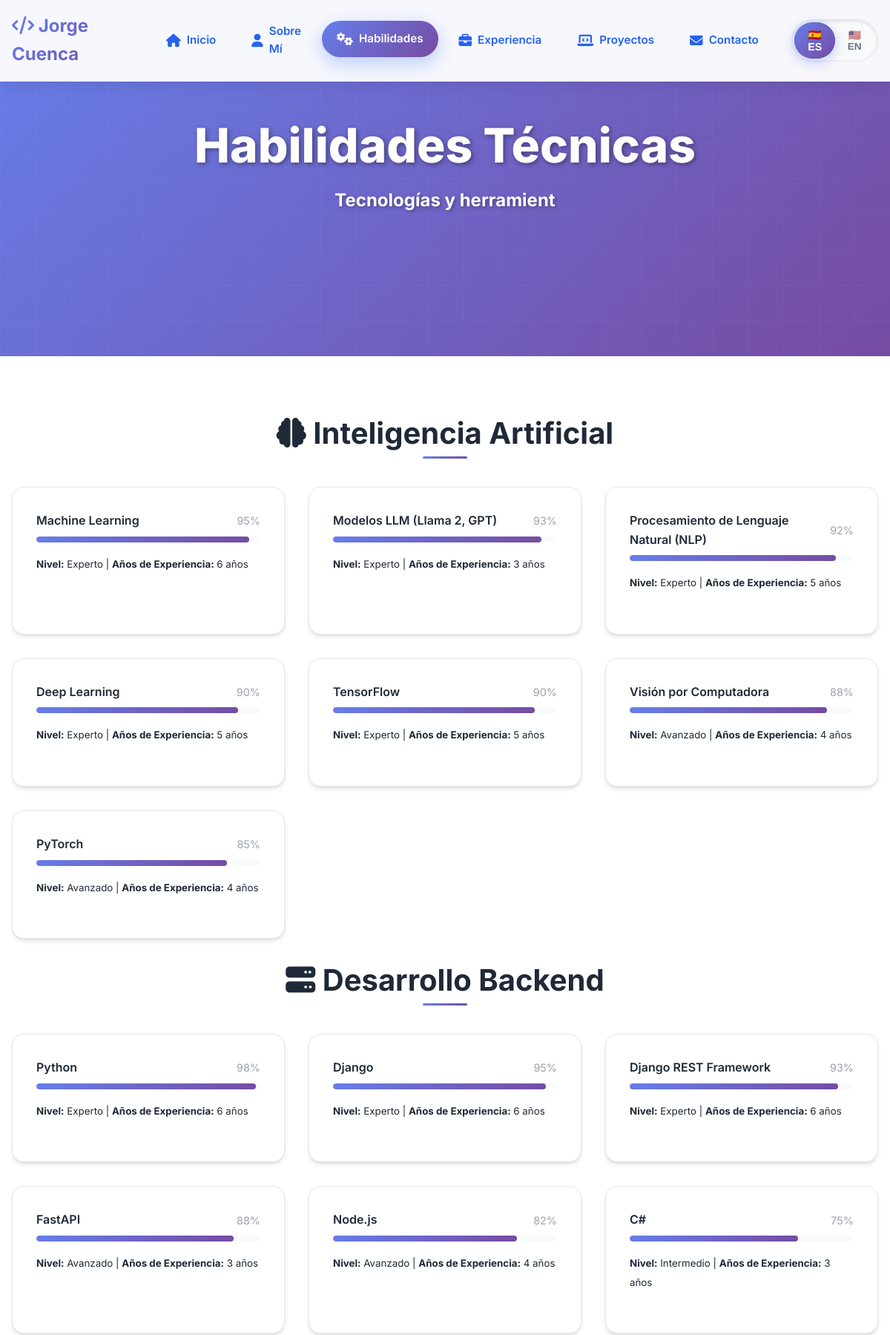
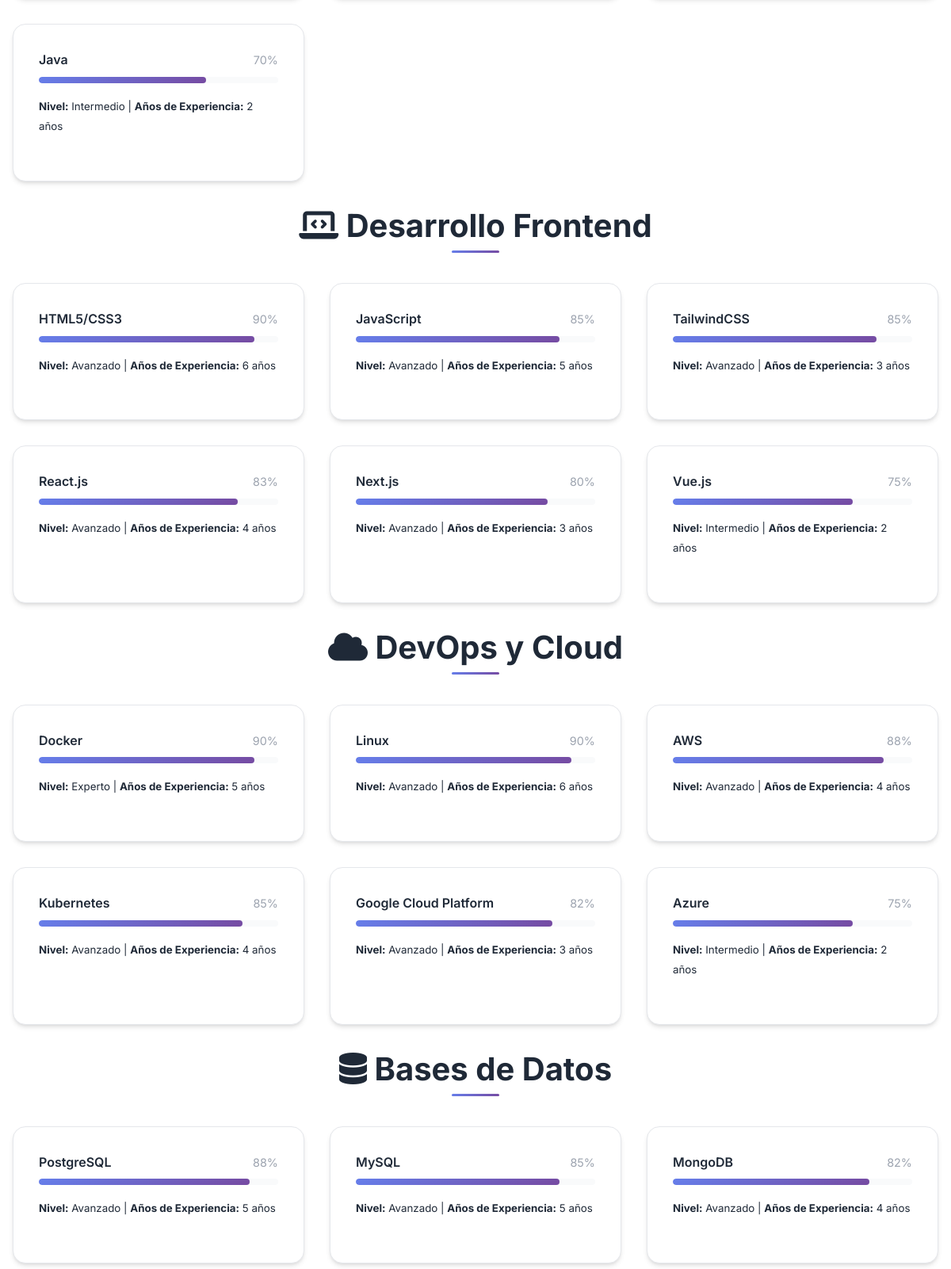
Screenshot of /habilidades/ (upper part) with the database file from the repository (2 pictures, top to bottom).
### portfolio/models.py (models this page shows, shortened)
class CategoriaHabilidad(models.Model):
    nombre = models.CharField(max_length=100)
    icono = models.CharField(max_length=50, blank=True)  # Para iconos CSS/FontAwesome
    orden = models.IntegerField(default=0)
    class Meta:
        verbose_name = "Categoría de Habilidad"
        verbose_name_plural = "Categorías de Habilidades"
        ordering = ['orden']

class Habilidad(models.Model):
    NIVEL_CHOICES = [
        ('basico', 'Básico'),
        ('intermedio', 'Intermedio'),
        ('avanzado', 'Avanzado'),
        ('experto', 'Experto'),
    ]
    perfil = models.ForeignKey(Perfil, on_delete=models.CASCADE, related_name='habilidades')
    categoria = models.ForeignKey(CategoriaHabilidad, on_delete=models.CASCADE, related_name='habilidades')
    nombre = models.CharField(max_length=100)
    nivel = models.CharField(max_length=20, choices=NIVEL_CHOICES)
    porcentaje = models.IntegerField(default=0, help_text="Porcentaje de dominio (0-100)")
    descripcion = models.TextField(blank=True)
    años_experiencia = models.IntegerField(default=0)
    class Meta:
        verbose_name = "Habilidad"
        verbose_name_plural = "Habilidades"
        ordering = ['categoria', '-porcentaje']

### portfolio/views.py (the view)
# urls.py: path('habilidades/', views.habilidades, name='habilidades'),
def habilidades(request):
    try:
        perfil = Perfil.objects.first()
        if not perfil:
            return render(request, 'portfolio/setup.html')
        language = get_language_from_request(request)
        translations = TRANSLATIONS.get(language, TRANSLATIONS['es'])
        categorias = CategoriaHabilidad.objects.prefetch_related(
            'habilidades'
        ).filter(
            habilidades__perfil=perfil
        ).distinct().order_by('orden')
        context = {
            'perfil': perfil,
            'categorias': categorias,
            'language': language,
            'translations': translations,
        }
        return render(request, 'portfolio/habilidades.html', context)
    except Exception as e:
        return render(request, 'portfolio/error.html', {'error': str(e)})

### portfolio/views.py (called while the page is built)
def get_language_from_request(request):
    return request.session.get('language', 'es')

### portfolio/templates/portfolio/habilidades.html (shortened to what this page needs)
{% extends 'portfolio/base.html' %}
{% load static %}
{% load portfolio_extras %}
{% block content %}
<section class="hero" style="min-height: 60vh;">
    <div class="container">
        <div class="hero-content">
            <h1 class="hero-title">{{ translations.technical_skills }}</h1>
            <p class="hero-subtitle">{{ translations.tech_tools }}</p>
        </div>
    </div>
</section>
<section class="section">
    <div class="container">
        {% for categoria in categorias %}
        <div class="mb-4">
            <h2 class="section-title">
                <i class="fas fa-{{ categoria.icono|default:'cog' }}"></i> {{ categoria.nombre }}
            </h2>
            <div class="grid grid-2">
                {% for habilidad in categoria.habilidades.all %}
                <div class="card">
                    <div class="skill-item">
                        <div class="skill-header">
                            <span class="skill-name">{{ habilidad.nombre }}</span>
                            <span class="skill-percentage">{{ habilidad.porcentaje }}%</span>
                        </div>
                        <div class="skill-bar">
                            <div class="skill-progress" style="width: {{ habilidad.porcentaje }}%;"></div>
                        </div>
                        <div class="mt-2">
                            <small>
                                <strong>{{ translations.level }}:</strong> {{ habilidad.get_nivel_display }} |
                                <strong>{{ translations.experience_years }}:</strong> {{ habilidad.años_experiencia }} {{ translations.years }}
                            </small>
                        </div>
                    </div>
                </div>
                {% endfor %}
            </div>
        </div>
        {% empty %}
        <div class="text-center">
            <p>{{ translations.coming_soon }}</p>
        </div>
        {% endfor %}
    </div>
</section>
{% endblock %}

### static/css/style.css (style rules this page uses)
:root { --primary-color: #2563eb; --secondary-color: #1e40af; --accent-color: #3b82f6; --text-primary: #1f2937; --text-secondary: #6b7280; --text-light: #9ca3af; --bg-primary: #ffffff; --bg-secondary: #f9fafb; --bg-dark: #111827; --border-color: #e5e7eb; --shadow-sm: 0 1px 2px 0 rgb(0 0 0 / 0.05); --shadow-md: 0 4px 6px -1px rgb(0 0 0 / 0.1), 0 2px 4px -2px rgb(0 0 0 / 0.1); --shadow-lg: 0 10px 15px -3px rgb(0 0 0 / 0.1), 0 4px 6px -4px rgb(0 0 0 / 0.1); --gradient-primary: linear-gradient(135deg, #667eea 0%, #764ba2 100%); --gradient-secondary: linear-gradient(135deg, #f093fb 0%, #f5576c 100%); }
* { margin: 0; padding: 0; box-sizing: border-box; }
html { scroll-behavior: smooth; font-size: 16px; }
body { font-family: 'Inter', -apple-system, BlinkMacSystemFont, 'Segoe UI', Roboto, sans-serif; line-height: 1.6; color: var(--text-primary); background-color: var(--bg-primary); overflow-x: hidden; }
h1, h2, h3, h4, h5, h6 { font-weight: 700; line-height: 1.2; margin-bottom: 1rem; }
h1 { font-size: 3.5rem; }
h2 { font-size: 2.5rem; }
p { margin-bottom: 1rem; color: var(--text-secondary); }
.container { max-width: 1200px; margin: 0 auto; padding: 0 1rem; }
.section { padding: 5rem 0; }
.section-title { text-align: center; margin-bottom: 3rem; position: relative; }
.section-title::after { content: ''; position: absolute; bottom: -10px; left: 50%; transform: translateX(-50%); width: 60px; height: 3px; background: var(--gradient-primary); border-radius: 2px; }
.hero { min-height: 100vh; display: flex; align-items: center; background: linear-gradient(135deg, #667eea 0%, #764ba2 100%); color: white; position: relative; overflow: hidden; }
.hero::before { content: ''; position: absolute; top: 0; left: 0; right: 0; bottom: 0; opacity: 0.3; }
.hero-content { position: relative; z-index: 2; text-align: center; animation: fadeInUp 1s ease-out; }
.hero-title { font-size: 4rem; margin-bottom: 1rem; font-weight: 800; color: white; text-shadow: 2px 2px 6px rgba(0, 0, 0, 0.4); }
.hero-subtitle { font-size: 1.5rem; margin-bottom: 2rem; opacity: 1; color: white; font-weight: 700; text-shadow: 2px 2px 4px rgba(0, 0, 0, 0.3); }
.card { background: var(--bg-primary); border-radius: 1rem; padding: 2rem; box-shadow: var(--shadow-md); transition: all 0.3s ease; border: 1px solid var(--border-color); }
.grid { display: grid; gap: 2rem; }
.grid-2 { grid-template-columns: repeat(auto-fit, minmax(300px, 1fr)); }
.skill-item { margin-bottom: 1.5rem; }
.skill-header { display: flex; justify-content: space-between; align-items: center; margin-bottom: 0.5rem; }
.skill-name { font-weight: 600; color: var(--text-primary); }
.skill-percentage { font-size: 0.9rem; color: var(--text-light); }
.skill-bar { height: 8px; background: var(--bg-secondary); border-radius: 4px; overflow: hidden; }
.skill-progress { height: 100%; background: var(--gradient-primary); border-radius: 4px; transition: width 1s ease-in-out; }
.mb-4 { margin-bottom: 2rem; }
.mt-2 { margin-top: 1rem; }
.grid { display: grid; }

### rows the page displays
CategoriaHabilidad: nombre "Inteligencia Artificial"
Habilidad: nombre "Machine Learning", porcentaje "95", nivel "Experto", años_experiencia "6"
Habilidad: nombre "Modelos LLM (Llama 2, GPT)", porcentaje "93", nivel "Experto", años_experiencia "3"
Habilidad: nombre "Procesamiento de Lenguaje Natural (NLP)", porcentaje "92", nivel "Experto", años_experiencia "5"
Habilidad: nombre "Deep Learning", porcentaje "90", nivel "Experto", años_experiencia "5"
Habilidad: nombre "TensorFlow", porcentaje "90", nivel "Experto", años_experiencia "5"
Habilidad: nombre "Visión por Computadora", porcentaje "88", nivel "Avanzado", años_experiencia "4"
Habilidad: nombre "PyTorch", porcentaje "85", nivel "Avanzado", años_experiencia "4"
CategoriaHabilidad: nombre "Desarrollo Backend"
Habilidad: nombre "Python", porcentaje "98", nivel "Experto", años_experiencia "6"
Habilidad: nombre "Django", porcentaje "95", nivel "Experto", años_experiencia "6"
Habilidad: nombre "Django REST Framework", porcentaje "93", nivel "Experto", años_experiencia "6"
Habilidad: nombre "FastAPI", porcentaje "88", nivel "Avanzado", años_experiencia "3"
Habilidad: nombre "Node.js", porcentaje "82", nivel "Avanzado", años_experiencia "4"
Habilidad: nombre "C#", porcentaje "75", nivel "Intermedio", años_experiencia "3"
Habilidad: nombre "Java", porcentaje "70", nivel "Intermedio", años_experiencia "2"
CategoriaHabilidad: nombre "Desarrollo Frontend"
Habilidad: nombre "HTML5/CSS3", porcentaje "90", nivel "Avanzado", años_experiencia "6"
Habilidad: nombre "JavaScript", porcentaje "85", nivel "Avanzado", años_experiencia "5"
Habilidad: nombre "TailwindCSS", porcentaje "85", nivel "Avanzado", años_experiencia "3"
Habilidad: nombre "React.js", porcentaje "83", nivel "Avanzado", años_experiencia "4"
Habilidad: nombre "Next.js", porcentaje "80", nivel "Avanzado", años_experiencia "3"
Habilidad: nombre "Vue.js", porcentaje "75", nivel "Intermedio", años_experiencia "2"
CategoriaHabilidad: nombre "DevOps y Cloud"
Habilidad: nombre "Docker", porcentaje "90", nivel "Experto", años_experiencia "5"
Habilidad: nombre "Linux", porcentaje "90", nivel "Avanzado", años_experiencia "6"
Habilidad: nombre "AWS", porcentaje "88", nivel "Avanzado", años_experiencia "4"
Habilidad: nombre "Kubernetes", porcentaje "85", nivel "Avanzado", años_experiencia "4"
Habilidad: nombre "Google Cloud Platform", porcentaje "82", nivel "Avanzado", años_experiencia "3"
Habilidad: nombre "Azure", porcentaje "75", nivel "Intermedio", años_experiencia "2"
CategoriaHabilidad: nombre "Bases de Datos"
Habilidad: nombre "PostgreSQL", porcentaje "88", nivel "Avanzado", años_experiencia "5"
Habilidad: nombre "MySQL", porcentaje "85", nivel "Avanzado", años_experiencia "5"
Habilidad: nombre "MongoDB", porcentaje "82", nivel "Avanzado", años_experiencia "4"

### other values shown
{{ translations.home }} "Inicio"
{{ translations.about }} "Sobre Mí"
{{ translations.skills }} "Habilidades"
{{ translations.experience }} "Experiencia"
{{ translations.projects }} "Proyectos"
{{ translations.contact }} "Contacto"
{{ translations.technical_skills }} "Habilidades Técnicas"
